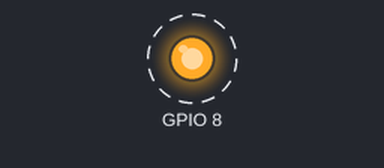
Recording of a program running on a simulated Raspberry Pi (BCM pin numbers). On the bench: output pins drawn as LEDs (lit = HIGH). Dashed ring = blinking.

Above: at 0.5 s.
Timing chart, 0 to 4.6 s (numbered marks = the images above):
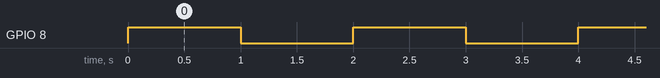

Measured:
- by itself, GPIO 8: alternates HIGH for 1.0 s and LOW for 1.0 s

The program:

gpio8output.py
```python
#!/usr/bin/env python
#Raspberry Pi - GPIO interface
#Led flashing 1 sec
import RPi.GPIO as GPIO
from time import sleep

GPIO.cleanup()

GPIO.setmode(GPIO.BCM)
GPIO.setup(8,GPIO.OUT)

while 1:
	GPIO.output(8,True)
	sleep(1)
	GPIO.output(8,False)
	sleep(1)
```
